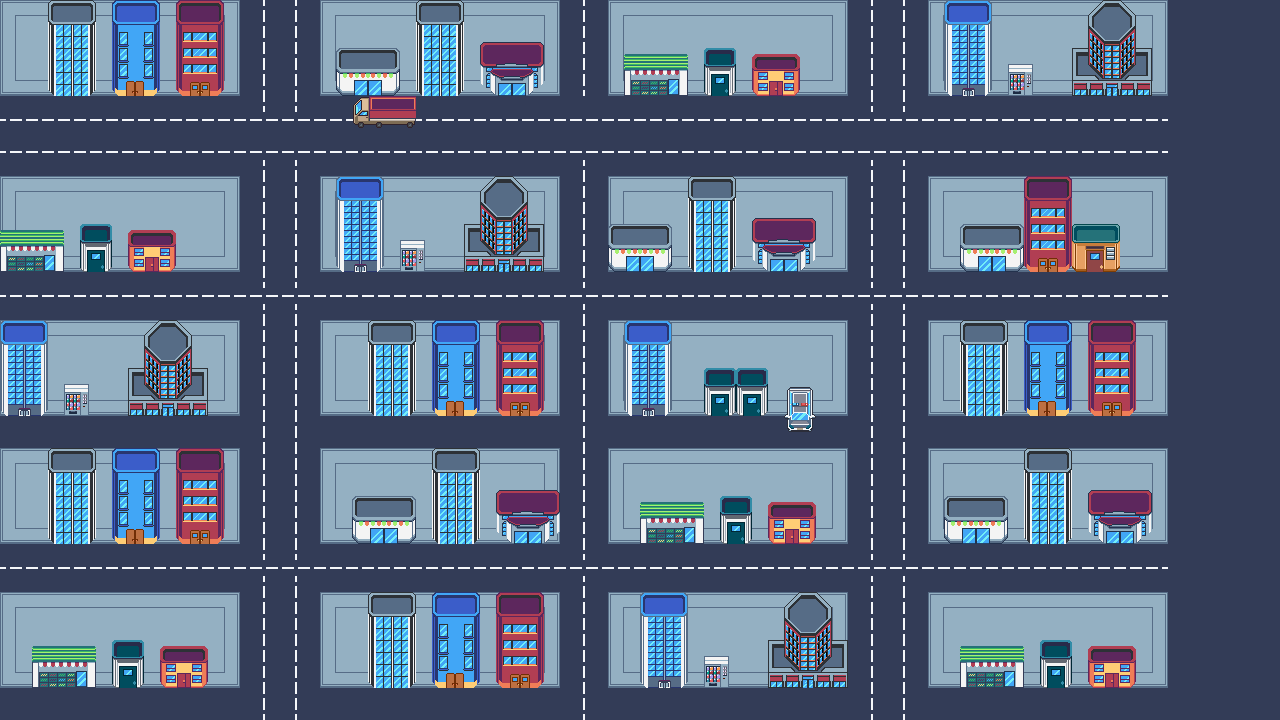

A 2D game scene composited from a Tiled map and its tileset images. What follows is a short description and the map's XML, with each tile layer's data collapsed to a summary:
An orthogonal 80x45 tile map with 16x16 px tiles, 3 tile layers (calle, colisiones, Edificios y autos) and 24 objects.

<map version="1.10" tiledversion="1.11.2" orientation="orthogonal" renderorder="right-down" width="80" height="45" tilewidth="16" tileheight="16" infinite="0" nextlayerid="6" nextobjectid="29">
 <tileset firstgid="1" name="tiles" tilewidth="16" tileheight="16" tilecount="4096" columns="64">
  <image source="CP_V1.1.0_nyknck/CP_V1.1.0_nyknck/CP_V1.0.4_nyknck/CP_V1.0.4.png" width="1024" height="1024" />
 </tileset>
 <layer id="1" name="calle" width="80" height="45">
  <data>[3600 cells, 3600 non-empty, 3 distinct tile ids]</data>
 </layer>
 <objectgroup id="2" name="colisiones">
  <object id="2" x="14.6667" y="7.33333" width="3.33333" height="0.666667" />
  <object id="6" x="0.121212" y="1.77636e-15" width="240.545" height="95.2424" />
  <object id="7" x="320.667" y="0" width="238.667" height="95.5833" />
  <object id="8" x="608.417" y="0.250167" width="238.667" height="95.083" />
  <object id="9" x="352.667" y="96.6667" width="63.3333" height="31.3333" />
  <object id="10" x="607.333" y="0.20835" width="238.667" height="95.5833" />
  <object id="11" x="930" y="-1.12498" width="238.667" height="95.5833" />
  <object id="12" x="930" y="174.875" width="238.667" height="95.5833" />
  <object id="13" x="930" y="320.208" width="238.667" height="95.5833" />
  <object id="14" x="928.666" y="446.875" width="238.667" height="95.5833" />
  <object id="15" x="928.667" y="593.542" width="238.667" height="95.5833" />
  <object id="16" x="607.333" y="592.208" width="238.667" height="95.5833" />
  <object id="17" x="608.666" y="448.208" width="238.667" height="95.5833" />
  <object id="18" x="323.333" y="321.542" width="238.667" height="95.5833" />
  <object id="19" x="607.333" y="316.208" width="238.667" height="95.5833" />
  <object id="20" x="607.333" y="172.208" width="238.667" height="95.5833" />
  <object id="21" x="320.666" y="177.542" width="238.667" height="95.5833" />
  <object id="22" x="319.333" y="448.208" width="238.667" height="95.5833" />
  <object id="23" x="322" y="592.208" width="238.667" height="95.5833" />
  <object id="24" x="3.33317" y="593.542" width="238.667" height="95.5833" />
  <object id="25" x="1.99983" y="176.208" width="238.667" height="95.5833" />
  <object id="26" x="-3.3335" y="441.542" width="238.667" height="95.5833" />
  <object id="27" x="-2.00017" y="316.208" width="238.667" height="95.5833" />
  <object id="28" x="784.5" y="415.5" width="31.5" height="15" />
 </objectgroup>
 <layer id="3" name="colisiones" width="80" height="45">
  <data>[3600 cells, 1800 non-empty, 9 distinct tile ids]</data>
 </layer>
 <layer id="5" name="Edificios y autos" width="80" height="45">
  <data>[3600 cells, 880 non-empty, 184 distinct tile ids]</data>
 </layer>
</map>
